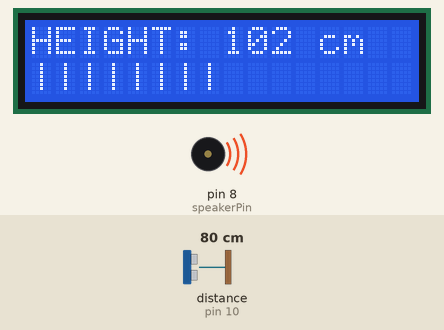
Recording of a sketch running on a simulated Arduino Uno, built with avr-gcc and run on an emulated ATmega328P. Shown: 16×2 character LCD, buzzer (waves = sounding). Wiring (inferred from the names in the program): ultrasonic range finder: trigger pin 9; echo pin 10. The inputs (shaded band) are chosen by the test bench; at power-on: distance to the obstacle (sensor on pin 10) 80 cm. The echo pulse lasts 58.3 µs per cm.

Above: at 1.2 s.
1.3 s: distance to the obstacle (sensor on pin 10) set to 120 cm
At 2.4 s:
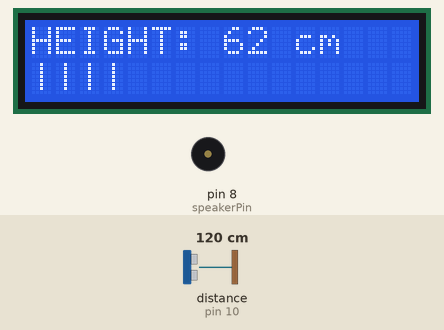
3.1 s: distance to the obstacle (sensor on pin 10) set to 2 cm
At 4.4 s:
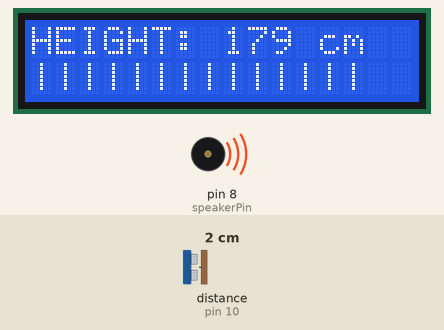
4.7 s: distance to the obstacle (sensor on pin 10) set to 77 cm
At 5.7 s:
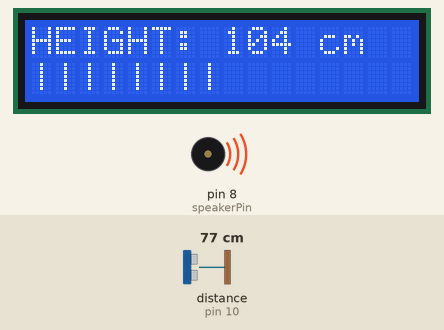
6.3 s: distance to the obstacle (sensor on pin 10) set to 84 cm
At 7.6 s:
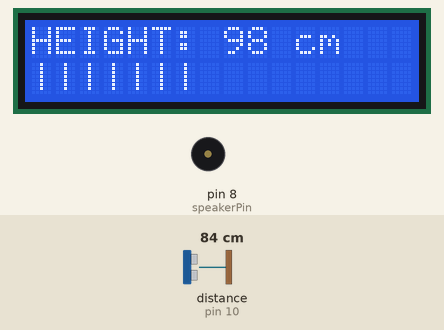
7.9 s: distance to the obstacle (sensor on pin 10) set to 103 cm
At 9.4 s:
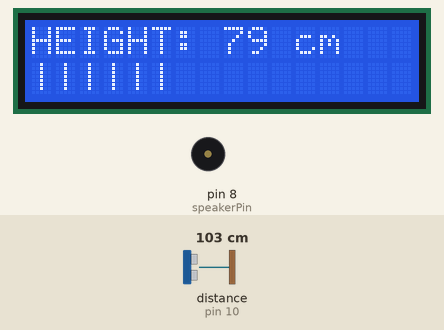
10.6 s: distance to the obstacle (sensor on pin 10) set to 9 cm
At 11.6 s:
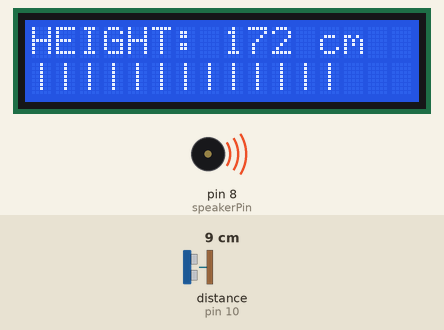
Timing chart, 0 to 13.2 s (numbered marks = the images above; inputs shaded):
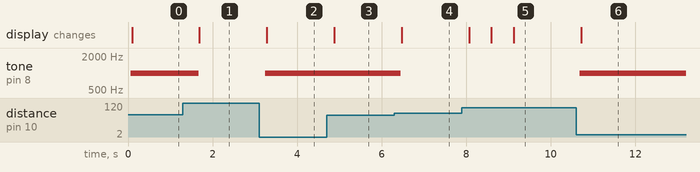

The sketch:

height_Measurement.ino
```cpp
#include <Wire.h>
#include <LiquidCrystal_I2C.h>

LiquidCrystal_I2C lcd(0x27, 16, 2);

// Maximum distance we want to measure (in centimeters).
#define MAX_DISTANCE 200
#define LCD_WIDTH 16 // Width of the LCD display

const int trigPin = 9;
const int echoPin = 10;
const int speakerPin = 8;
long duration;
int distance;
int distance1;

void setup()
{
  lcd.init(); // Initializes the interface to the LCD screen
  lcd.backlight();

  pinMode(trigPin, OUTPUT);
  pinMode(echoPin, INPUT);
  pinMode(speakerPin, OUTPUT);
}

void loop()
{
  // Write a pulse to the HC-SR04 Trigger Pin
  digitalWrite(trigPin, LOW);
  delayMicroseconds(2);
  digitalWrite(trigPin, HIGH);
  delayMicroseconds(10);
  digitalWrite(trigPin, LOW);

  // Measure the response from the HC-SR04 Echo Pin
  duration = pulseIn(echoPin, HIGH);

  // Determine distance from duration
  // Use 343 metres per second as speed of sound
  distance = duration * 0.034 / 2;
  distance1 = 180 - distance;

  // Activate buzzer if height is greater than 100 cm
  if (distance1 > 100) {
    tone(speakerPin, 1000);
  } else {
    noTone(speakerPin);
  }

  // Display height on LCD
  lcd.clear();
  lcd.setCursor(0, 0);
  lcd.print("HEIGHT: ");
  lcd.print(distance1);
  lcd.print(" cm  ");

  // Draws bar graph on the second line of the LCD
  lcd.setCursor(0, 1);
  int barLength = map(distance1, 0, MAX_DISTANCE, 0, LCD_WIDTH);
  for (int i = 0; i < barLength; i++) {
    lcd.print("|");
  }

  delay(500);
}
```

Measured:
- the behaviour switches between 81 and 82 cm on distance to the obstacle (sensor on pin 10) (found by bisection; images 3 and 4)
- after the input at 1.3 s, tone on pin 8 (speakerPin): 1000 Hz → silent after 0.37 s; the display: changes after 0.39 s (image 1)
- after the input at 3.1 s, tone on pin 8 (speakerPin): silent → 1000 Hz after 0.15 s; the display: changes after 0.18 s (image 2)
- after the input at 4.7 s, the display: changes after 0.18 s (image 3)
- after the input at 6.3 s, tone on pin 8 (speakerPin): 1000 Hz → silent after 0.15 s; the display: changes after 0.18 s (image 4)
- after the input at 7.9 s, the display: changes after 0.17 s (image 5)
- after the input at 10.6 s, tone on pin 8 (speakerPin): silent → 1000 Hz after 0.09 s; the display: changes after 0.12 s (image 6)
